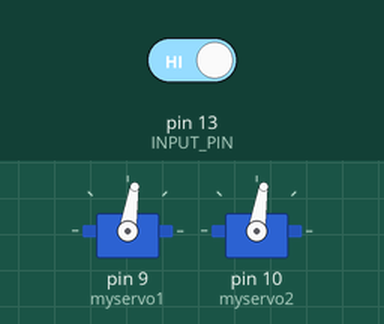
The sketch below on a simulated Arduino Uno, built with avr-gcc and run on an emulated ATmega328P. On the bench: 2 × servo. The inputs (shaded band) are chosen by the test bench; at power-on: pin 13 (INPUT_PIN) HIGH. What the sketch prints to the serial monitor is not drawn.

Above: at 1.25 s.
1.3 s: pin 13 (INPUT_PIN) driven LOW
At 2.1 s:
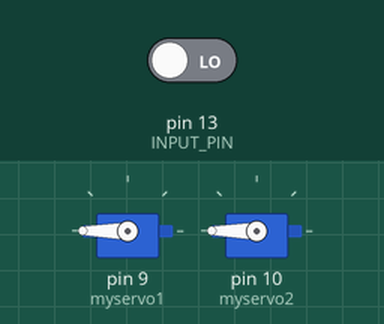
2.8 s: pin 13 (INPUT_PIN) driven HIGH
At 2.95 s:
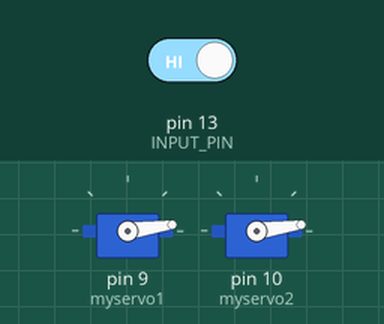
At 3.55 s:
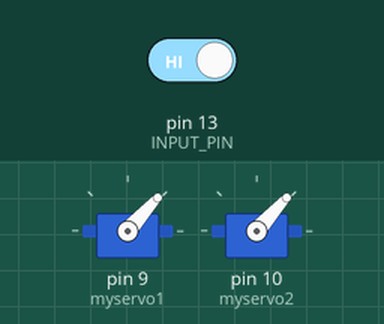
Timing chart, 0 to 11.8 s (numbered marks = the images above; inputs shaded):
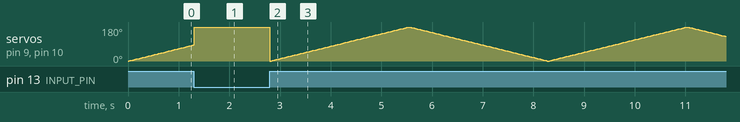

The sketch:

toggle_servo.ino
```cpp
#include <Servo.h>

Servo myservo1;
Servo myservo2;
int pos = 0;
int INPUT_PIN = 13;
int switch_status = 0;

void setup() {
  pinMode(INPUT_PIN, INPUT);
  myservo1.attach(9);
  myservo2.attach(10);
  Serial.begin(9600);

}

void loop() {
  Serial.print(INPUT_PIN);
  while (switch_status = digitalRead(INPUT_PIN) == 1){
    for (pos = 0; pos <= 180; pos += 1) {
    myservo1.write(pos);
    myservo2.write(pos);
    switch_status = digitalRead(INPUT_PIN);
    if (switch_status != 1)
      break;
    delay(15);
  }
    for (pos = 180; pos >= 0; pos -= 1) {
      myservo1.write(pos);
      myservo2.write(pos);
      switch_status = digitalRead(INPUT_PIN);
      switch_status = digitalRead(INPUT_PIN);
    if (switch_status != 1)
      break;
      delay(15);
    }
  }
}
```
